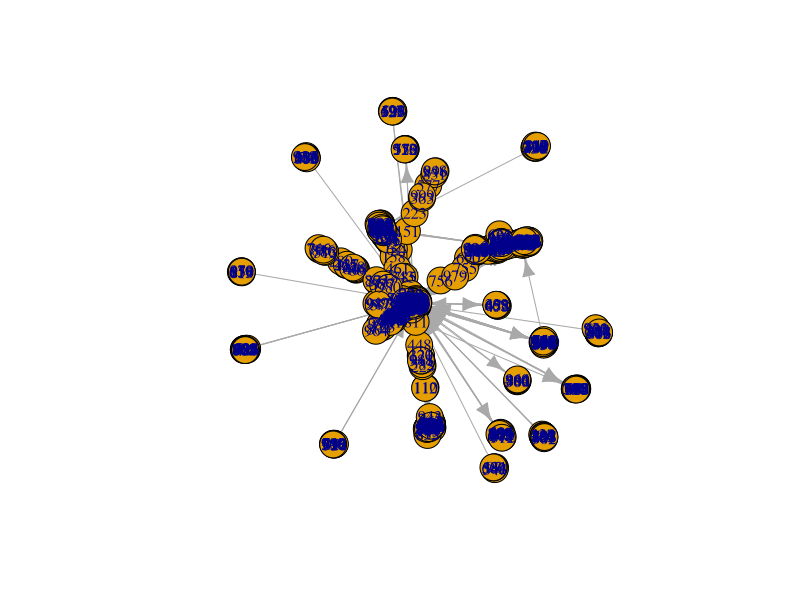
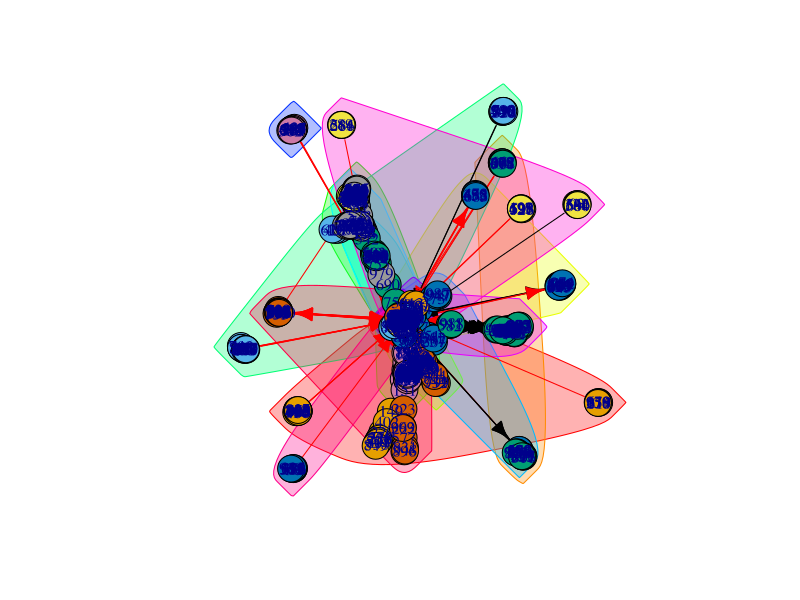

Write the R code that produced these figures, in order.
# EE 219 Homework 1 Problem 4 b
# Name: Weikun Han, Duzhi Chen
# Date: 4/14/2017
# Reference:
#  - https://google.github.io/styleguide/Rguide.xml#indentation

library(igraph)

# Initial veriables
node <- 1000

# Create the directed random network,
# that is a growing network model,
# which resembles how the forest fire spreads by igniting trees close by
graph <- forest.fire.game(node, fw.prob = 0.37, bw.factor = 0.32/0.37, directed = TRUE)

# Find the giant connected component (GCC)
cluster <- clusters(graph)
gcc_index <- which.max(cluster$csize)
non_gcc_nodes <- (1:vcount(graph))[cluster$membership != gcc_index]
gcc <- delete.vertices(graph, non_gcc_nodes)

# Plot information
plot(gcc)

# Use spinglass method to find the community structure
sc <- spinglass.community(gcc)

# Plot information
plot(sc, graph)

# Print information
cat("-------------------------Processing Finshed 1----------------------------------\n",
    "Spinglass method to find the community structure done.\n",
    "The length of the community structure is: ", length(sc), "\n",
    "The modularity is: ", modularity(sc), "\n",
    "-------------------------------------------------------------------------------\n")
